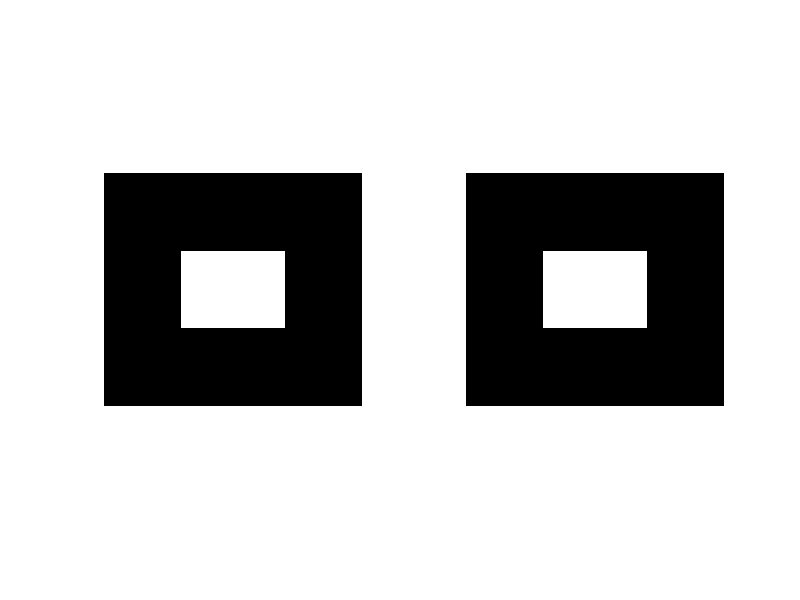

The MATLAB source for this figure:
%Opening
BW1 = zeros(9,10);
BW1(4:6,4:7)=1;
SE = strel('square',3);
%SE = strel('disk',3);
BW2 = imopen(BW1,SE);

subplot(1,2,1);imshow(BW1);hold on;
subplot(1,2,2);imshow(BW2);